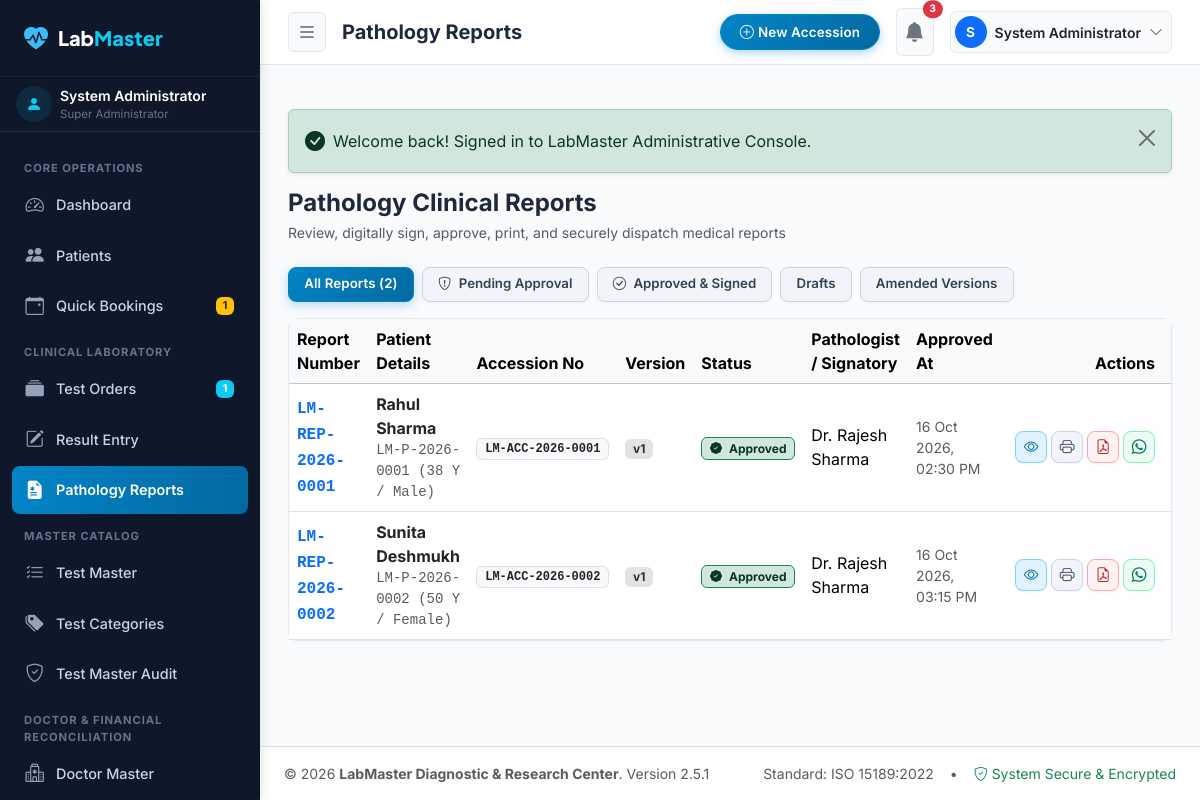
Page /admin/reports/index.php (signed in) on the committed database.
### tables this page shows
CREATE TABLE `users` (
  `id` INT AUTO_INCREMENT PRIMARY KEY,
  `role_id` INT NOT NULL,
  `username` VARCHAR(50) NOT NULL UNIQUE,
  `email` VARCHAR(100) NOT NULL UNIQUE,
  `password_hash` VARCHAR(255) NOT NULL,
  `full_name` VARCHAR(100) NOT NULL,
  `phone` VARCHAR(20) NULL,
  `designation` VARCHAR(100) NULL,
  `qualification` VARCHAR(150) NULL,
  `registration_number` VARCHAR(50) NULL,
  `signature_image` VARCHAR(255) NULL,
  `is_active` TINYINT(1) DEFAULT 1,
  `failed_logins` INT DEFAULT 0,
  `lockout_until` DATETIME NULL,
  `last_login` DATETIME NULL,
  `created_at` TIMESTAMP DEFAULT CURRENT_TIMESTAMP,
  `updated_at` TIMESTAMP DEFAULT CURRENT_TIMESTAMP ON UPDATE CURRENT_TIMESTAMP,
  FOREIGN KEY (`role_id`) REFERENCES `roles`(`id`),
  INDEX (`username`),
  INDEX (`email`)
);

CREATE TABLE `roles` (
  `id` INT AUTO_INCREMENT PRIMARY KEY,
  `name` VARCHAR(50) NOT NULL UNIQUE,
  `slug` VARCHAR(50) NOT NULL UNIQUE,
  `description` VARCHAR(255) NULL,
  `is_system` TINYINT(1) DEFAULT 0,
  `created_at` TIMESTAMP DEFAULT CURRENT_TIMESTAMP
);

CREATE TABLE `reports` (
  `id` INT AUTO_INCREMENT PRIMARY KEY,
  `report_number` VARCHAR(50) NOT NULL UNIQUE,
  `order_id` INT NOT NULL,
  `patient_id` INT NOT NULL,
  `version_number` INT NOT NULL DEFAULT 1,
  `report_status` ENUM('Draft', 'Pending Approval', 'Approved', 'Amended') NOT NULL DEFAULT 'Draft',
  `clinical_remarks` TEXT NULL,
  `interpretation` TEXT NULL,
  `approved_by` INT NULL,
  `approved_at` DATETIME NULL,
  `digital_signature_used` VARCHAR(255) NULL,
  `is_released_for_patient` TINYINT(1) DEFAULT 0,
  `pdf_filename` VARCHAR(255) NULL,
  `verification_token` VARCHAR(64) NOT NULL UNIQUE,
  `created_at` TIMESTAMP DEFAULT CURRENT_TIMESTAMP,
  `updated_at` TIMESTAMP DEFAULT CURRENT_TIMESTAMP ON UPDATE CURRENT_TIMESTAMP,
  FOREIGN KEY (`order_id`) REFERENCES `test_orders`(`id`) ON DELETE CASCADE,
  FOREIGN KEY (`patient_id`) REFERENCES `patients`(`id`),
  FOREIGN KEY (`approved_by`) REFERENCES `users`(`id`) ON DELETE SET NULL,
  INDEX (`report_number`),
  INDEX (`order_id`),
  INDEX (`patient_id`),
  INDEX (`report_status`),
  INDEX (`verification_token`)
);

CREATE TABLE `patients` (
  `id` INT AUTO_INCREMENT PRIMARY KEY,
  `patient_id` VARCHAR(50) NOT NULL UNIQUE,
  `full_name` VARCHAR(100) NOT NULL,
  `gender` ENUM('Male', 'Female', 'Other') NOT NULL,
  `dob` DATE NULL,
  `age` INT NOT NULL,
  `age_unit` ENUM('Years', 'Months', 'Days') NOT NULL DEFAULT 'Years',
  `phone` VARCHAR(20) NOT NULL,
  `email` VARCHAR(100) NULL,
  `address` TEXT NULL,
  `blood_group` VARCHAR(10) NULL,
  `referring_doctor_id` INT NULL,
  `medical_history` TEXT NULL,
  `password_hash` VARCHAR(255) NULL,
  `created_at` TIMESTAMP DEFAULT CURRENT_TIMESTAMP,
  `updated_at` TIMESTAMP DEFAULT CURRENT_TIMESTAMP ON UPDATE CURRENT_TIMESTAMP,
  FOREIGN KEY (`referring_doctor_id`) REFERENCES `doctors`(`id`) ON DELETE SET NULL,
  INDEX (`patient_id`),
  INDEX (`phone`),
  INDEX (`full_name`)
);

CREATE TABLE `test_orders` (
  `id` INT AUTO_INCREMENT PRIMARY KEY,
  `accession_number` VARCHAR(50) NOT NULL UNIQUE,
  `patient_id` INT NOT NULL,
  `referring_doctor_id` INT NULL,
  `booking_id` INT NULL,
  `order_date` DATE NOT NULL,
  `priority` ENUM('Routine', 'Urgent', 'Stat') NOT NULL DEFAULT 'Routine',
  `clinical_notes` TEXT NULL,
  `total_amount` DECIMAL(10,2) NOT NULL DEFAULT 0.00,
  `discount_amount` DECIMAL(10,2) NOT NULL DEFAULT 0.00,
  `net_amount` DECIMAL(10,2) NOT NULL DEFAULT 0.00,
  `status` ENUM('Order Created', 'Sample Collected', 'Processing', 'Results Entered', 'Under Review', 'Approved', 'Partially Approved', 'Amended', 'Cancelled') NOT NULL DEFAULT 'Order Created',
  `payment_status` ENUM('Unpaid', 'Partially Paid', 'Paid') NOT NULL DEFAULT 'Unpaid',
  `created_by` INT NULL,
  `created_at` TIMESTAMP DEFAULT CURRENT_TIMESTAMP,
  FOREIGN KEY (`patient_id`) REFERENCES `patients`(`id`),
  FOREIGN KEY (`referring_doctor_id`) REFERENCES `doctors`(`id`) ON DELETE SET NULL,
  FOREIGN KEY (`booking_id`) REFERENCES `bookings`(`id`) ON DELETE SET NULL,
  FOREIGN KEY (`created_by`) REFERENCES `users`(`id`) ON DELETE SET NULL,
  INDEX (`accession_number`),
  INDEX (`patient_id`),
  INDEX (`status`),
  INDEX (`order_date`)
);

### admin/reports/index.php (the view, shortened to what the rows shown need)
<?php
$pageTitle = 'Pathology Reports';
require_once dirname(__DIR__) . '/includes/auth_guard.php';
$sql = "SELECT r.*, p.full_name as patient_name, p.patient_id as patient_code, p.phone, p.gender, p.age,
               o.accession_number, o.order_date,
               u.full_name as pathologist_name,
               (SELECT COUNT(*) FROM `whatsapp_logs` wl WHERE wl.report_id = r.id AND wl.status IN ('Sent', 'Delivered')) as wa_sent
        FROM `reports` r
        JOIN `patients` p ON r.patient_id = p.id
        JOIN `test_orders` o ON r.order_id = o.id
        LEFT JOIN `users` u ON r.approved_by = u.id
        WHERE 1=1";
$params = [];
$reports = Database::fetchAll($sql, $params);
require_once dirname(__DIR__) . '/includes/header.php';
?>
<div class="d-flex flex-wrap justify-content-between align-items-center mb-4 gap-2">
  <div>
    <h2 class="h4 fw-bold mb-1">Pathology Clinical Reports</h2>
  </div>
</div>
<div class="admin-card">
  <div class="admin-card-body p-0">
    <div class="table-responsive">
      <table class="table table-hover align-middle mb-0">
        <thead class="table-light">
          <tr>
            <th>Report Number</th>
            <th>Patient Details</th>
            <th>Accession No</th>
            <th>Version</th>
            <th>Status</th>
            <th>Pathologist / Signatory</th>
            <th>Approved At</th>
            <th class="text-end text-nowrap pe-3" style="width: 170px;">Actions</th>
          </tr>
        </thead>
        <tbody>
          <?php if (empty($reports)): ?>
            <tr><td colspan="8" class="text-center text-muted py-5">No pathology reports found.</td></tr>
          <?php else: ?>
            <?php foreach ($reports as $rep): ?>
              <tr>
                <td>
                  <a href="<?= ADMIN_URL ?>/reports/view.php?id=<?= $rep['id'] ?>" class="fw-bold font-monospace text-primary text-decoration-none">
                    <?= e($rep['report_number']) ?>
                  </a>
                </td>
                <td>
                  <div class="fw-bold text-dark"><?= e($rep['patient_name']) ?></div>
                  <div class="small text-muted font-monospace"><?= e($rep['patient_code']) ?> (<?= $rep['age'] ?> Y / <?= e($rep['gender']) ?>)</div>
                </td>
                <td>
                  <span class="badge bg-light text-dark border font-monospace"><?= e($rep['accession_number']) ?></span>
                </td>
                <td>
                  <span class="badge bg-secondary-subtle text-secondary-emphasis">v<?= $rep['version_number'] ?></span>
                </td>
                <td>
                  <?php if ($rep['report_status'] === 'Approved'): ?>
                    <span class="badge bg-success-subtle text-success-emphasis border border-success">
                      <i class="bi bi-patch-check-fill me-1"></i> Approved
                    </span>
                  <?php elseif ($rep['report_status'] === 'Pending Approval'): ?>
                    <span class="badge bg-danger pulse-alert">
                      <i class="bi bi-clock-history me-1"></i> Pending Approval
                    </span>
                  <?php elseif ($rep['report_status'] === 'Amended'): ?>
                    <span class="badge bg-info text-dark">Amended</span>
                  <?php else: ?>
                    <span class="badge bg-warning text-dark">Draft</span>
                  <?php endif; ?>
                </td>
                <td>
                  <?= e($rep['pathologist_name'] ?: 'Awaiting Review') ?>
                </td>
                <td class="small text-muted">
                  <?= format_date($rep['approved_at'] ?: $rep['created_at'], true) ?>
                </td>
                <td class="text-end text-nowrap pe-3">
                  <div class="d-inline-flex align-items-center justify-content-end gap-1">
                    <a href="<?= ADMIN_URL ?>/reports/view.php?id=<?= $rep['id'] ?>" class="btn btn-sm btn-outline-primary btn-action-icon" title="View Full Report">
                      <i class="bi bi-eye"></i>
                    </a>
                    <?php if (Auth::can('reports.print')): ?>
                    <a href="<?= ADMIN_URL ?>/reports/print.php?id=<?= $rep['id'] ?>" target="_blank" class="btn btn-sm btn-outline-secondary btn-action-icon" title="Direct Print">
                      <i class="bi bi-printer"></i>
                    </a>
                    <a href="<?= ADMIN_URL ?>/reports/pdf.php?id=<?= $rep['id'] ?>" target="_blank" class="btn btn-sm btn-outline-danger btn-action-icon" title="Download PDF">
                      <i class="bi bi-file-earmark-pdf"></i>
                    </a>
                    <?php endif; ?>
                    <?php if (Auth::can('reports.whatsapp') && $rep['report_status'] === 'Approved'): ?>
                      <a href="<?= ADMIN_URL ?>/reports/share_whatsapp.php?id=<?= $rep['id'] ?>" class="btn btn-sm btn-outline-success btn-action-icon" title="Share via WhatsApp">
                        <i class="bi bi-whatsapp"></i>
                      </a>
                    <?php endif; ?>
                  </div>
                </td>
              </tr>
            <?php endforeach; ?>
          <?php endif; ?>
        </tbody>
      </table>
    </div>
  </div>
</div>
<?php require_once dirname(__DIR__) . '/includes/footer.php'; ?>

### admin/includes/header.php (shortened to what the rows shown need)
<?php
require_once __DIR__ . '/auth_guard.php';
$pageTitle = $pageTitle ?? 'Admin Control Center';
?>
<!DOCTYPE html>
<html lang="en">
<head>
  <link href="https://cdn.jsdelivr.net/npm/bootstrap@5.3.3/dist/css/bootstrap.min.css" rel="stylesheet">
  <link rel="stylesheet" href="https://cdn.jsdelivr.net/npm/bootstrap-icons@1.11.3/font/bootstrap-icons.min.css">
  <link rel="stylesheet" href="<?= ASSETS_URL ?>/css/admin.css?v=<?= APP_VERSION ?>">
</head>
<body class="admin-body">
  <?php require_once __DIR__ . '/sidebar.php'; ?>
  <div class="admin-wrapper">
    <header class="admin-topbar">
      <div class="d-flex align-items-center gap-3">
        <h1 class="h5 mb-0 fw-bold d-none d-md-block text-truncate" style="max-width: 450px;">
          <?= e($pageTitle) ?>
        </h1>
      </div>
      <div class="d-flex align-items-center gap-3">
        <div class="dropdown">
          <button class="btn btn-light border-0 d-flex align-items-center gap-2 p-1 pe-2 rounded-pill" type="button" data-bs-toggle="dropdown" aria-expanded="false">
            <div class="rounded-circle bg-primary text-white d-flex align-items-center justify-content-center" style="width: 32px; height: 32px; font-size: 0.85rem; font-weight: 700;">
              <?= strtoupper(substr($currentUser['full_name'], 0, 1)) ?>
            </div>
            <span class="small fw-semibold text-dark d-none d-md-inline"><?= e($currentUser['full_name']) ?></span>
            <i class="bi bi-chevron-down text-muted small"></i>
          </button>
        </div>
      </div>
    </header>
    <main class="admin-content">

### admin/includes/sidebar.php (shortened to what the rows shown need)
<aside class="admin-sidebar">
  <div class="px-3 py-2 border-bottom border-secondary border-opacity-25 d-flex align-items-center gap-2">
    <div class="overflow-hidden">
      <div class="text-white text-truncate fw-semibold small"><?= e($currentUser['full_name']) ?></div>
      <div class="text-secondary text-truncate" style="font-size: 0.72rem;"><?= e($currentUser['role_name']) ?></div>
    </div>
  </div>
</aside>

### rows in the picture
users: full_name "System Administrator", role.name "Super Administrator", full_name "S"
reports: report_number "LM-REP-2026-0001", patient.full_name "Rahul Sharma", patient.patient_id "LM-P-2026-0001", patient.age "38", patient.gender "Male", order.accession_number "LM-ACC-2026-0001", version_number "1", report_status "Approved" (drawn), approved_by.full_name "Dr. Rajesh Sharma", approved_at "16 Oct 2026, 02:30 PM"
reports: report_number "LM-REP-2026-0002", patient.full_name "Sunita Deshmukh", patient.patient_id "LM-P-2026-0002", patient.age "50", patient.gender "Female", order.accession_number "LM-ACC-2026-0002", version_number "1", report_status "Approved" (drawn), approved_by.full_name "Dr. Rajesh Sharma", approved_at "16 Oct 2026, 03:15 PM"

### other values in the picture
$pendingBookingsCount "1"
$ordersProcessingCount "1"
$pageTitle "Pathology Reports"
$unreadNotifCount "3"
$flash['message'] "Welcome back! Signed in to LabMaster Administrative Console."
count($reports) "2"
Settings::get('lab_name', 'LabMaster Diagnostics') "LabMaster Diagnostic & Research Center"
APP_VERSION "2.5.1"
